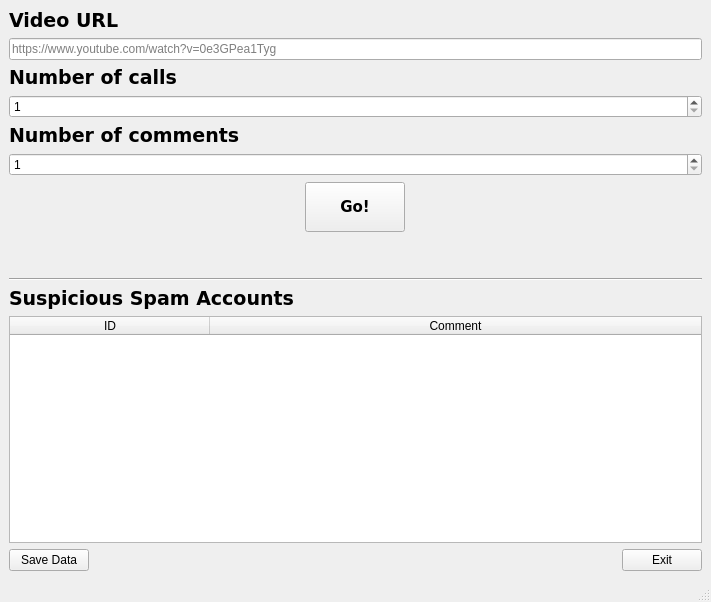
<?xml version="1.0" encoding="UTF-8"?>
<ui version="4.0">
 <class>MainWindow</class>
 <widget class="QMainWindow" name="MainWindow">
  <property name="geometry">
   <rect>
    <x>0</x>
    <y>0</y>
    <width>711</width>
    <height>602</height>
   </rect>
  </property>
  <property name="windowTitle">
   <string>Youtube Spam Scanner</string>
  </property>
  <property name="windowOpacity">
   <double>1.000000000000000</double>
  </property>
  <widget class="QWidget" name="centralwidget">
   <layout class="QGridLayout" name="gridLayout">
    <item row="0" column="0">
     <layout class="QVBoxLayout" name="verticalLayout">
      <item>
       <widget class="QLabel" name="label">
        <property name="font">
         <font>
          <family>Verdana</family>
          <pointsize>14</pointsize>
          <weight>75</weight>
          <bold>true</bold>
         </font>
        </property>
        <property name="text">
         <string>Video URL</string>
        </property>
       </widget>
      </item>
      <item>
       <widget class="QLineEdit" name="lineEdit">
        <property name="placeholderText">
         <string>https://www.youtube.com/watch?v=0e3GPea1Tyg</string>
        </property>
       </widget>
      </item>
      <item>
       <widget class="QLabel" name="label_3">
        <property name="font">
         <font>
          <family>Verdana</family>
          <pointsize>14</pointsize>
          <weight>75</weight>
          <bold>true</bold>
         </font>
        </property>
        <property name="text">
         <string>Number of calls</string>
        </property>
       </widget>
      </item>
      <item>
       <widget class="QSpinBox" name="spinBox">
        <property name="minimum">
         <number>1</number>
        </property>
        <property name="maximum">
         <number>10000000</number>
        </property>
       </widget>
      </item>
      <item>
       <widget class="QLabel" name="label_4">
        <property name="font">
         <font>
          <family>Verdana</family>
          <pointsize>14</pointsize>
          <weight>75</weight>
          <bold>true</bold>
         </font>
        </property>
        <property name="text">
         <string>Number of comments</string>
        </property>
       </widget>
      </item>
      <item>
       <widget class="QSpinBox" name="spinBox_2">
        <property name="minimum">
         <number>1</number>
        </property>
        <property name="maximum">
         <number>100</number>
        </property>
       </widget>
      </item>
      <item alignment="Qt::AlignHCenter">
       <widget class="QPushButton" name="pushButton_3">
        <property name="minimumSize">
         <size>
          <width>100</width>
          <height>50</height>
         </size>
        </property>
        <property name="font">
         <font>
          <family>Verdana</family>
          <pointsize>11</pointsize>
          <weight>75</weight>
          <bold>true</bold>
         </font>
        </property>
        <property name="text">
         <string>Go!</string>
        </property>
       </widget>
      </item>
      <item>
       <spacer name="verticalSpacer_4">
        <property name="orientation">
         <enum>Qt::Vertical</enum>
        </property>
        <property name="sizeType">
         <enum>QSizePolicy::Maximum</enum>
        </property>
        <property name="sizeHint" stdset="0">
         <size>
          <width>20</width>
          <height>40</height>
         </size>
        </property>
       </spacer>
      </item>
      <item>
       <widget class="Line" name="line">
        <property name="orientation">
         <enum>Qt::Horizontal</enum>
        </property>
       </widget>
      </item>
      <item>
       <widget class="QLabel" name="label_2">
        <property name="font">
         <font>
          <family>Verdana</family>
          <pointsize>14</pointsize>
          <weight>75</weight>
          <bold>true</bold>
         </font>
        </property>
        <property name="text">
         <string>Suspicious Spam Accounts</string>
        </property>
       </widget>
      </item>
      <item>
       <widget class="QTableWidget" name="tableWidget">
        <property name="columnCount">
         <number>2</number>
        </property>
        <attribute name="horizontalHeaderCascadingSectionResizes">
         <bool>true</bool>
        </attribute>
        <attribute name="horizontalHeaderDefaultSectionSize">
         <number>200</number>
        </attribute>
        <attribute name="horizontalHeaderShowSortIndicator" stdset="0">
         <bool>false</bool>
        </attribute>
        <attribute name="horizontalHeaderStretchLastSection">
         <bool>true</bool>
        </attribute>
        <attribute name="verticalHeaderCascadingSectionResizes">
         <bool>false</bool>
        </attribute>
        <attribute name="verticalHeaderStretchLastSection">
         <bool>false</bool>
        </attribute>
        <column>
         <property name="text">
          <string>ID</string>
         </property>
        </column>
        <column>
         <property name="text">
          <string>Comment</string>
         </property>
        </column>
       </widget>
      </item>
      <item>
       <layout class="QHBoxLayout" name="horizontalLayout">
        <item>
         <widget class="QPushButton" name="pushButton_2">
          <property name="text">
           <string>Save Data</string>
          </property>
         </widget>
        </item>
        <item>
         <spacer name="horizontalSpacer">
          <property name="orientation">
           <enum>Qt::Horizontal</enum>
          </property>
          <property name="sizeHint" stdset="0">
           <size>
            <width>40</width>
            <height>20</height>
           </size>
          </property>
         </spacer>
        </item>
        <item>
         <widget class="QPushButton" name="pushButton">
          <property name="text">
           <string>Exit</string>
          </property>
         </widget>
        </item>
       </layout>
      </item>
     </layout>
    </item>
   </layout>
  </widget>
  <widget class="QMenuBar" name="menubar">
   <property name="geometry">
    <rect>
     <x>0</x>
     <y>0</y>
     <width>711</width>
     <height>26</height>
    </rect>
   </property>
  </widget>
  <widget class="QStatusBar" name="statusbar"/>
 </widget>
 <resources/>
 <connections/>
</ui>
